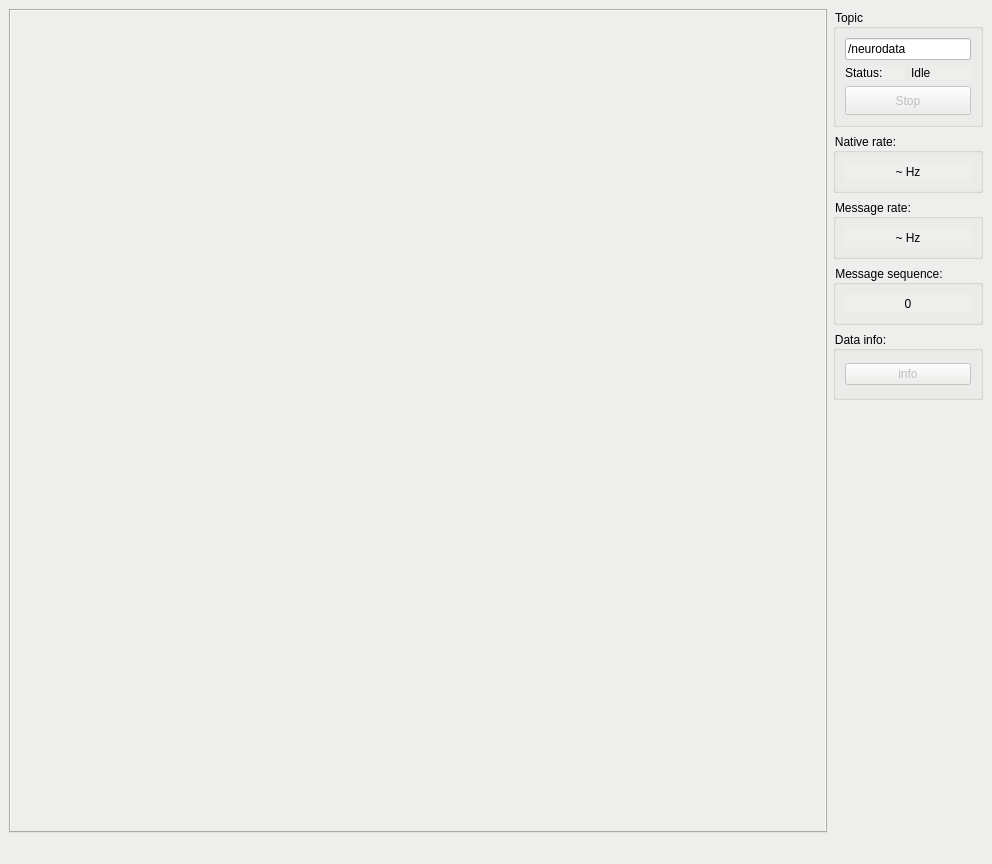
<?xml version="1.0" encoding="UTF-8"?>
<ui version="4.0">
 <class>NeuroVizPanel</class>
 <widget class="QMainWindow" name="NeuroVizPanel">
  <property name="geometry">
   <rect>
    <x>0</x>
    <y>0</y>
    <width>992</width>
    <height>864</height>
   </rect>
  </property>
  <property name="sizePolicy">
   <sizepolicy hsizetype="Expanding" vsizetype="Expanding">
    <horstretch>0</horstretch>
    <verstretch>0</verstretch>
   </sizepolicy>
  </property>
  <property name="minimumSize">
   <size>
    <width>400</width>
    <height>600</height>
   </size>
  </property>
  <property name="windowTitle">
   <string>neuroviz</string>
  </property>
  <property name="autoFillBackground">
   <bool>false</bool>
  </property>
  <property name="styleSheet">
   <string notr="true">background-color: rgb(238, 238, 236);</string>
  </property>
  <property name="documentMode">
   <bool>false</bool>
  </property>
  <widget class="QWidget" name="centralwidget">
   <layout class="QHBoxLayout" name="horizontalLayout">
    <item>
     <layout class="QVBoxLayout" name="verticalLayout">
      <item>
       <widget class="QTabWidget" name="NeuroTab">
        <property name="enabled">
         <bool>true</bool>
        </property>
        <property name="styleSheet">
         <string notr="true">background-color: rgb(238, 238, 236);</string>
        </property>
        <property name="currentIndex">
         <number>-1</number>
        </property>
       </widget>
      </item>
     </layout>
    </item>
    <item>
     <layout class="QGridLayout" name="gridLayout_2">
      <item row="5" column="0">
       <spacer name="verticalSpacer">
        <property name="orientation">
         <enum>Qt::Vertical</enum>
        </property>
        <property name="sizeHint" stdset="0">
         <size>
          <width>20</width>
          <height>40</height>
         </size>
        </property>
       </spacer>
      </item>
      <item row="0" column="0">
       <widget class="QGroupBox" name="groupBox_5">
        <property name="sizePolicy">
         <sizepolicy hsizetype="Preferred" vsizetype="Fixed">
          <horstretch>0</horstretch>
          <verstretch>0</verstretch>
         </sizepolicy>
        </property>
        <property name="minimumSize">
         <size>
          <width>150</width>
          <height>118</height>
         </size>
        </property>
        <property name="maximumSize">
         <size>
          <width>0</width>
          <height>16777215</height>
         </size>
        </property>
        <property name="title">
         <string>Topic</string>
        </property>
        <layout class="QGridLayout" name="gridLayout_3">
         <item row="0" column="0" colspan="2">
          <widget class="QLineEdit" name="TopicValue">
           <property name="focusPolicy">
            <enum>Qt::StrongFocus</enum>
           </property>
           <property name="styleSheet">
            <string notr="true">background-color: rgb(255, 255, 255);</string>
           </property>
           <property name="text">
            <string>/neurodata</string>
           </property>
          </widget>
         </item>
         <item row="1" column="0">
          <widget class="QLabel" name="label">
           <property name="text">
            <string>Status:</string>
           </property>
          </widget>
         </item>
         <item row="1" column="1">
          <widget class="QLabel" name="AcquisitionStatus">
           <property name="text">
            <string>Idle</string>
           </property>
          </widget>
         </item>
         <item row="2" column="0" colspan="2">
          <widget class="QPushButton" name="StopButton">
           <property name="enabled">
            <bool>false</bool>
           </property>
           <property name="sizePolicy">
            <sizepolicy hsizetype="Expanding" vsizetype="Expanding">
             <horstretch>0</horstretch>
             <verstretch>0</verstretch>
            </sizepolicy>
           </property>
           <property name="text">
            <string>Stop</string>
           </property>
           <property name="checkable">
            <bool>false</bool>
           </property>
           <property name="checked">
            <bool>false</bool>
           </property>
          </widget>
         </item>
        </layout>
       </widget>
      </item>
      <item row="1" column="0">
       <widget class="QGroupBox" name="groupBox_6">
        <property name="sizePolicy">
         <sizepolicy hsizetype="Preferred" vsizetype="Expanding">
          <horstretch>0</horstretch>
          <verstretch>0</verstretch>
         </sizepolicy>
        </property>
        <property name="maximumSize">
         <size>
          <width>16777215</width>
          <height>60</height>
         </size>
        </property>
        <property name="title">
         <string>Native rate:</string>
        </property>
        <layout class="QGridLayout" name="gridLayout_4">
         <item row="0" column="0">
          <widget class="QLabel" name="NativeRateLabel">
           <property name="text">
            <string>~ Hz</string>
           </property>
           <property name="alignment">
            <set>Qt::AlignCenter</set>
           </property>
          </widget>
         </item>
        </layout>
       </widget>
      </item>
      <item row="3" column="0">
       <widget class="QGroupBox" name="groupBox_9">
        <property name="sizePolicy">
         <sizepolicy hsizetype="Preferred" vsizetype="Expanding">
          <horstretch>0</horstretch>
          <verstretch>0</verstretch>
         </sizepolicy>
        </property>
        <property name="maximumSize">
         <size>
          <width>16777215</width>
          <height>60</height>
         </size>
        </property>
        <property name="title">
         <string>Message sequence:</string>
        </property>
        <layout class="QGridLayout" name="gridLayout_6">
         <item row="0" column="0">
          <widget class="QLabel" name="MessageSeqLabel">
           <property name="sizePolicy">
            <sizepolicy hsizetype="Preferred" vsizetype="Preferred">
             <horstretch>0</horstretch>
             <verstretch>0</verstretch>
            </sizepolicy>
           </property>
           <property name="text">
            <string>0</string>
           </property>
           <property name="alignment">
            <set>Qt::AlignCenter</set>
           </property>
          </widget>
         </item>
        </layout>
       </widget>
      </item>
      <item row="2" column="0">
       <widget class="QGroupBox" name="groupBox_7">
        <property name="sizePolicy">
         <sizepolicy hsizetype="Preferred" vsizetype="Expanding">
          <horstretch>0</horstretch>
          <verstretch>0</verstretch>
         </sizepolicy>
        </property>
        <property name="maximumSize">
         <size>
          <width>16777215</width>
          <height>60</height>
         </size>
        </property>
        <property name="title">
         <string>Message rate:</string>
        </property>
        <layout class="QGridLayout" name="gridLayout_5">
         <item row="0" column="0">
          <widget class="QLabel" name="MessageRateLabel">
           <property name="sizePolicy">
            <sizepolicy hsizetype="Preferred" vsizetype="Preferred">
             <horstretch>0</horstretch>
             <verstretch>0</verstretch>
            </sizepolicy>
           </property>
           <property name="text">
            <string>~ Hz</string>
           </property>
           <property name="alignment">
            <set>Qt::AlignCenter</set>
           </property>
          </widget>
         </item>
        </layout>
       </widget>
      </item>
      <item row="4" column="0">
       <widget class="QGroupBox" name="groupBox_10">
        <property name="minimumSize">
         <size>
          <width>0</width>
          <height>69</height>
         </size>
        </property>
        <property name="title">
         <string>Data info:</string>
        </property>
        <layout class="QVBoxLayout" name="verticalLayout_2">
         <item>
          <widget class="QPushButton" name="InfoButton">
           <property name="enabled">
            <bool>false</bool>
           </property>
           <property name="text">
            <string>info</string>
           </property>
          </widget>
         </item>
        </layout>
       </widget>
      </item>
     </layout>
    </item>
   </layout>
  </widget>
  <widget class="QMenuBar" name="menubar">
   <property name="geometry">
    <rect>
     <x>0</x>
     <y>0</y>
     <width>992</width>
     <height>22</height>
    </rect>
   </property>
  </widget>
  <widget class="QStatusBar" name="statusbar"/>
 </widget>
 <tabstops>
  <tabstop>TopicValue</tabstop>
  <tabstop>StopButton</tabstop>
 </tabstops>
 <resources/>
 <connections/>
</ui>
